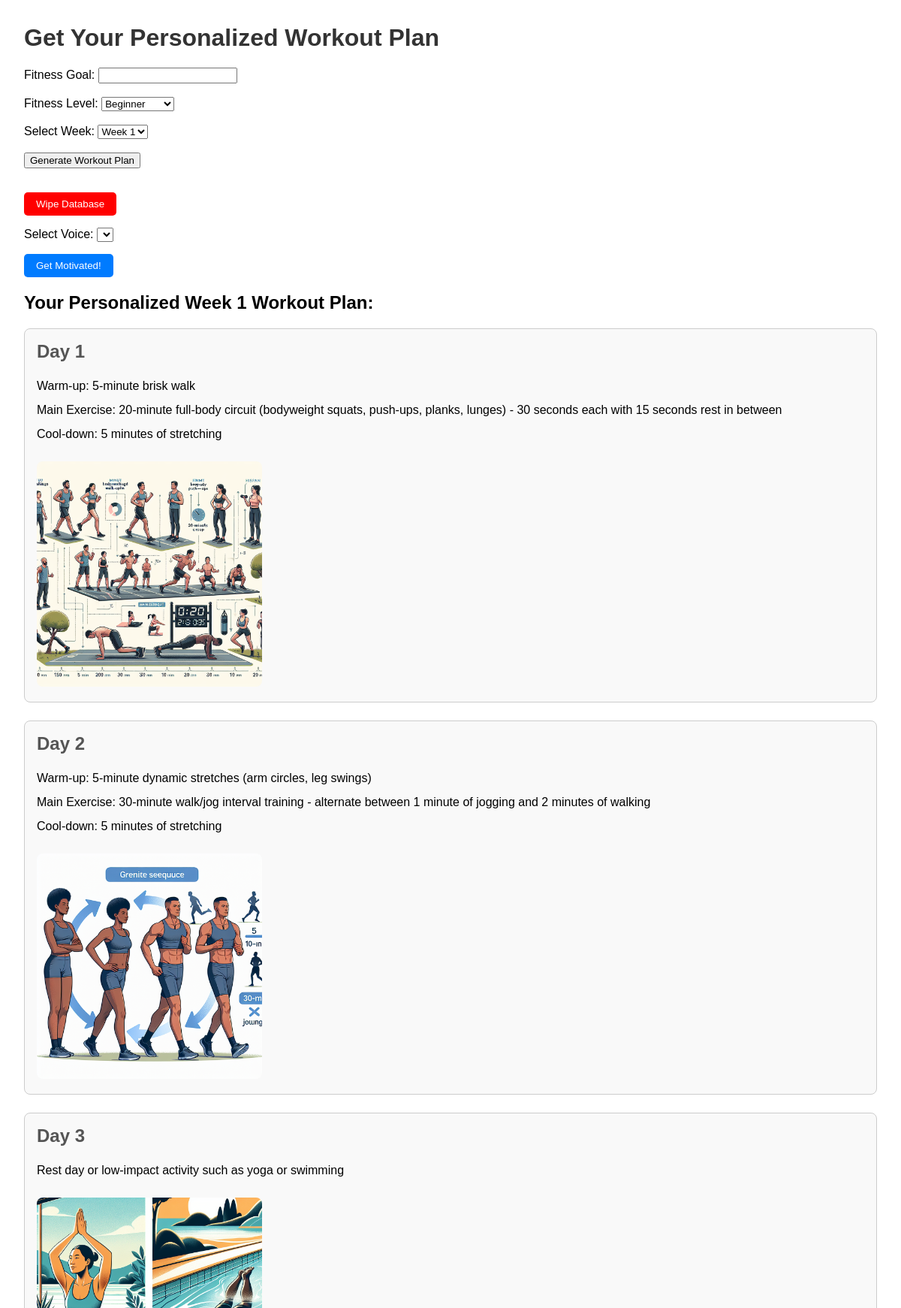
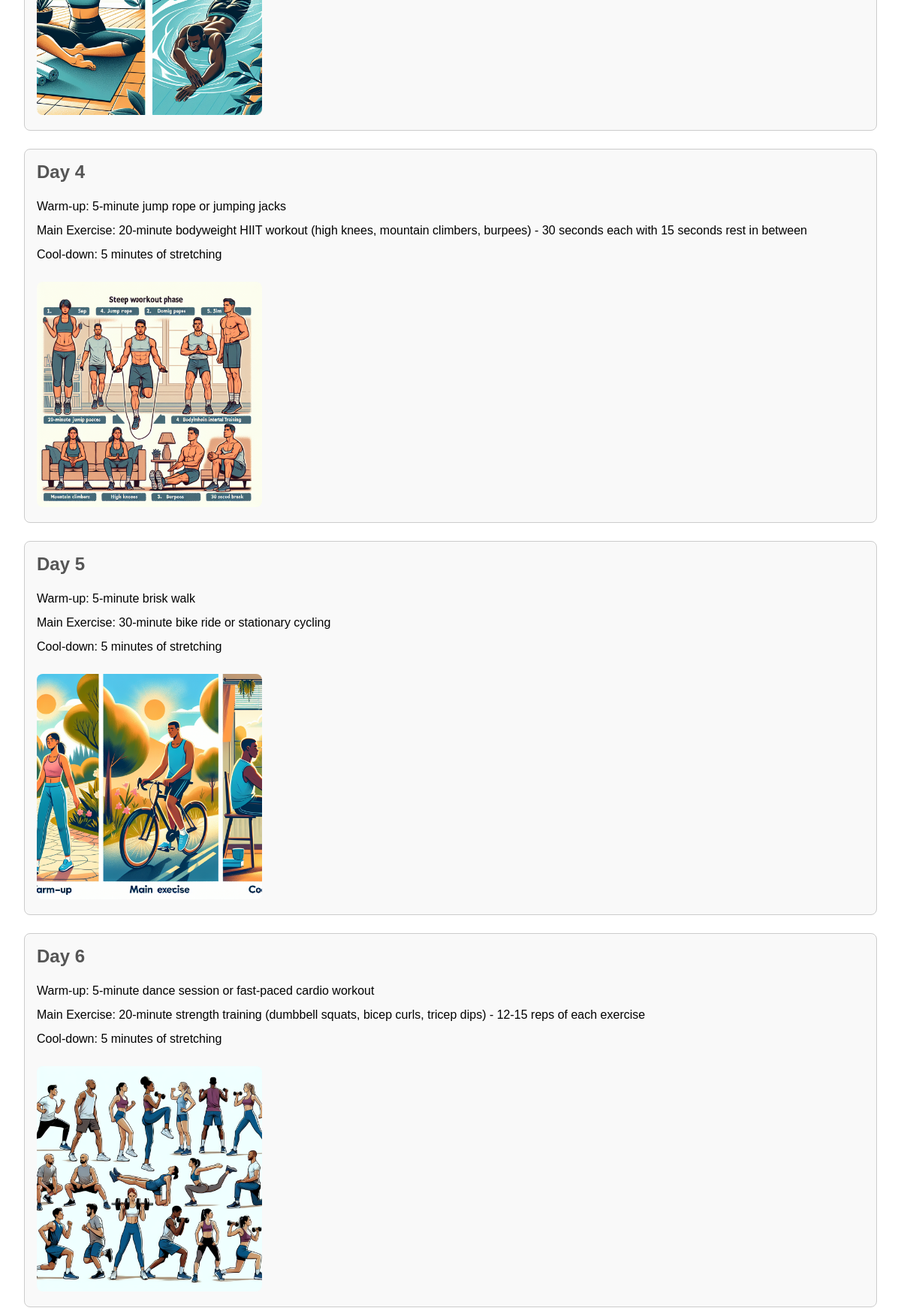
The page / (upper part) on the database its author committed (2 pictures, top to bottom).
### app.py (models this page shows, shortened)
class WorkoutPlan(db.Model):
    id = db.Column(db.Integer, primary_key=True)
    goal = db.Column(db.String(100), nullable=False)
    fitness_level = db.Column(db.String(50), nullable=False)
    week = db.Column(db.String(20), nullable=False)
    content = db.Column(db.Text, nullable=False)
    created_at = db.Column(db.DateTime, default=datetime.utcnow)
    images = db.relationship('WorkoutImage', backref='plan', lazy=True)

class WorkoutImage(db.Model):
    id = db.Column(db.Integer, primary_key=True)
    plan_id = db.Column(db.Integer, db.ForeignKey('workout_plan.id'), nullable=False)
    day_number = db.Column(db.Integer, nullable=False)
    image_path = db.Column(db.String(200), nullable=False)

### app.py (the view)
@app.route("/", methods=["GET", "POST"])
def home():
    workout_plan = ""
    daily_workouts = []
    image_paths = []
    selected_week = ""
    zipped_data = []
    if request.method == "POST":
        goal = request.form.get("goal")
        fitness_level = request.form.get("fitness_level")
        selected_week = request.form.get("week")
        if not selected_week:
            selected_week = "Week 1"
        existing_plan = WorkoutPlan.query.filter_by(goal=goal, fitness_level=fitness_level, week=selected_week).first()
        if existing_plan:
            workout_plan = existing_plan.content
            plan_id = existing_plan.id
            print(f"Retrieved existing plan for {selected_week}")
        else:
            prompt = f"""
            Generate a personalized 7-day workout plan for {selected_week} for someone whose goal is '{goal}' and whose fitness level is '{fitness_level}'.
            Provide a plan for each day of the week (Day 1 to Day 7), including warm-ups, main exercises, and cool-downs.
            """
            try:
                response = openai.ChatCompletion.create(
                    model="gpt-3.5-turbo",
                    messages=[
                        {"role": "user", "content": prompt}
                    ],
                    max_tokens=700
                )
                workout_plan = response["choices"][0]["message"]["content"].strip()
                new_plan = WorkoutPlan(goal=goal, fitness_level=fitness_level, week=selected_week, content=workout_plan)
                db.session.add(new_plan)
                db.session.commit()
                plan_id = new_plan.id
                print(f"Saved new plan for {selected_week}")
            except Exception as e:
                db.session.rollback()
                workout_plan = f"Error: {str(e)}"
                print(f"Error saving plan: {e}")
                return render_template("index.html")
    elif request.method == "GET":
        selected_week = request.args.get("week", "Week 1")
        existing_plan = WorkoutPlan.query.filter_by(week=selected_week).first()
        if existing_plan:
            workout_plan = existing_plan.content
            plan_id = existing_plan.id
            print(f"Retrieved existing plan for {selected_week}")
    if workout_plan:
        daily_workouts = workout_plan.split("Day ")
        daily_workouts = [f"Day {day.strip()}" for day in daily_workouts if day.strip()]
        print(f"Daily workouts: {daily_workouts}")
        for i, day in enumerate(daily_workouts):
            if ':' in day:
                day_prompt = f"An illustration of exercises for {day.split(':', 1)[1].strip()}"
            else:
                day_prompt = "An illustration of a general workout exercise"
            image_path = generate_dalle_image(day_prompt, i + 1, plan_id)
            image_paths.append(image_path)
        zipped_data = list(zip(daily_workouts, image_paths))
    saved_weeks = WorkoutPlan.query.with_entities(WorkoutPlan.week).distinct().all()
    saved_weeks = [week[0] for week in saved_weeks]
    return render_template("index.html", zipped_data=zipped_data, selected_week=selected_week, saved_weeks=saved_weeks)

### app.py (called while the page is built, shortened)
def generate_dalle_image(prompt, day_index, plan_id):
    existing_image = WorkoutImage.query.filter_by(plan_id=plan_id, day_number=day_index).first()
    if existing_image:
        print(f"Using existing image for day {day_index}")
        return existing_image.image_path

### templates/index.html (shortened to what this page needs)
<!DOCTYPE html>
<html lang="en">
<head>
</head>
<body>
    <h1>Get Your Personalized Workout Plan</h1>
    <form method="POST">
        <label for="goal">Fitness Goal:</label>
        <input type="text" id="goal" name="goal" required><br><br>
        <label for="fitness_level">Fitness Level:</label>
        <select id="fitness_level" name="fitness_level">
            <option value="beginner">Beginner</option>
        </select><br><br>
        <label for="week">Select Week:</label>
        <select id="week" name="week">
            <option value="Week 1">Week 1</option>
        </select><br><br>
        <button type="submit">Generate Workout Plan</button>
    </form>
    <form action="{{ url_for('wipe_database') }}" method="POST">
        <button type="submit" class="wipe-button">Wipe Database</button>
    </form>
    <div class="voice-select">
        <label for="voices">Select Voice:</label>
        <select id="voices"></select>
    </div>
    <button class="tts-button" onclick="playMotivationalQuote()">Get Motivated!</button>
    {% if zipped_data %}
        <h2>Your Personalized {{ selected_week }} Workout Plan:</h2>
        {% for day, image_path in zipped_data %}
            <div class="workout-day">
                <h2>{{ day.split(':')[0] }}</h2>
                {% set day_content = day.split(':', 1)[1] %}
                {% for line in day_content.splitlines() %}
                    {% if line.strip() %}
                        <p>{{ line.strip() }}</p>
                    {% endif %}
                {% endfor %}
                {% if image_path %}
                    <img src="{{ image_path }}" alt="Workout Image">
                {% endif %}
            </div>
        {% endfor %}
    {% endif %}
</body>
</html>

### templates/index.html (style rules this page uses)
body { font-family: Arial, sans-serif; margin: 2rem; }
h1 { color: #333; }
.workout-day { margin-bottom: 1.5rem; padding: 1rem; border: 1px solid #ccc; border-radius: 8px; background-color: #f9f9f9; }
.workout-day h2 { margin-top: 0; color: #555; }
.workout-day p { margin: 0.5rem 0; line-height: 1.5; }
.workout-day img { width: 100%; max-width: 300px; height: auto; margin-top: 1rem; border-radius: 8px; }
.wipe-button { background-color: red; color: white; padding: 0.5rem 1rem; border: none; border-radius: 5px; cursor: pointer; margin-top: 2rem; }
.tts-button { background-color: #007bff; color: white; padding: 0.5rem 1rem; border: none; border-radius: 5px; cursor: pointer; margin-top: 1rem; }
.voice-select { margin-top: 1rem; }

### rows shown on the page
WorkoutPlan: week "Week 1"
WorkoutImage: day "Day 1", strip "Warm-up: 5-minute brisk walk" "Main Exercise: 20-minute full-body circuit (bodyweight squats, push-ups, planks, lunges) - 30 seconds each with 15 seconds rest in between" "Cool-down: 5 minutes of stretching", image_path (picture)
WorkoutImage: day "Day 2", strip "Warm-up: 5-minute dynamic stretches (arm circles, leg swings)" "Main Exercise: 30-minute walk/jog interval training - alternate between 1 minute of jogging and 2 minutes of walking" "Cool-down: 5 minutes of stretching", image_path (picture)
WorkoutImage: day "Day 3", strip "Rest day or low-impact activity such as yoga or swimming", image_path (picture)
WorkoutImage: day "Day 4", strip "Warm-up: 5-minute jump rope or jumping jacks" "Main Exercise: 20-minute bodyweight HIIT workout (high knees, mountain climbers, burpees) - 30 seconds each with 15 seconds rest in between" "Cool-down: 5 minutes of stretching", image_path (picture)
WorkoutImage: day "Day 5", strip "Warm-up: 5-minute brisk walk" "Main Exercise: 30-minute bike ride or stationary cycling" "Cool-down: 5 minutes of stretching", image_path (picture)
WorkoutImage: day "Day 6", strip "Warm-up: 5-minute dance session or fast-paced cardio workout" "Main Exercise: 20-minute strength training (dumbbell squats, bicep curls, tricep dips) - 12-15 reps of each exercise" "Cool-down: 5 minutes of stretching", image_path (picture)
